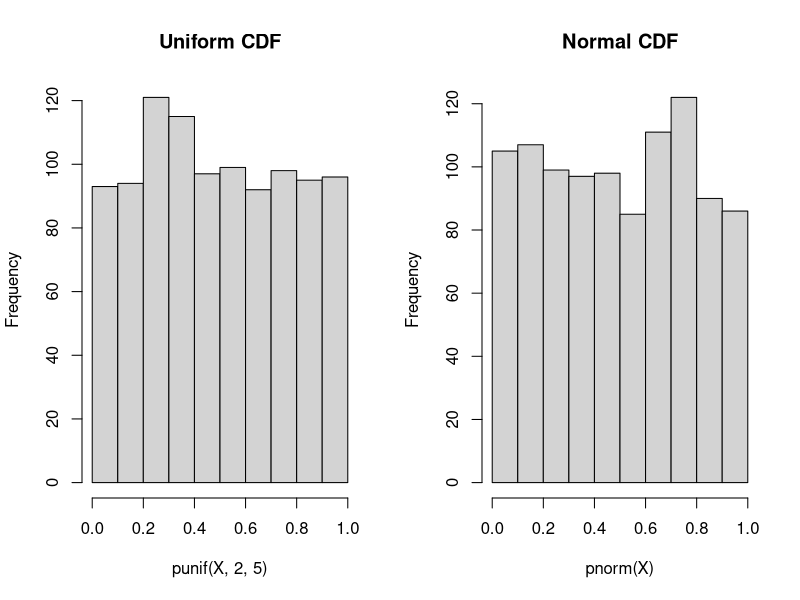
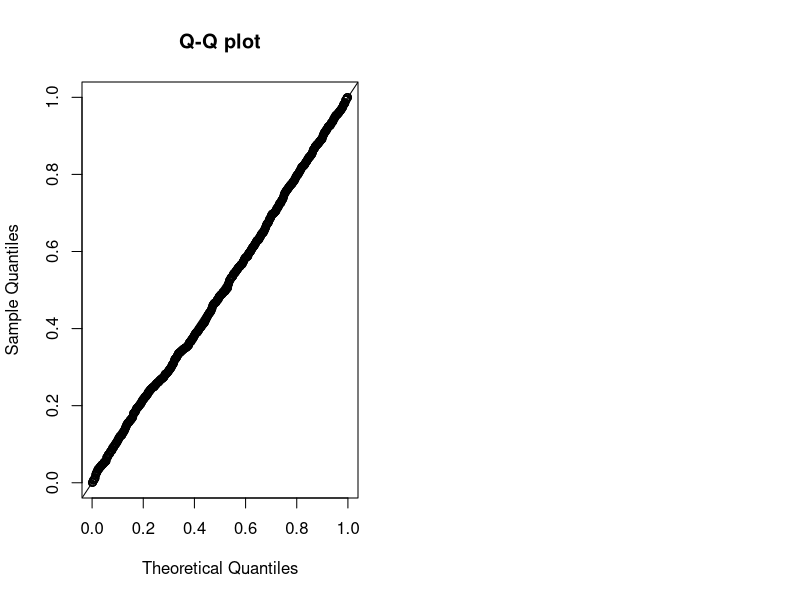
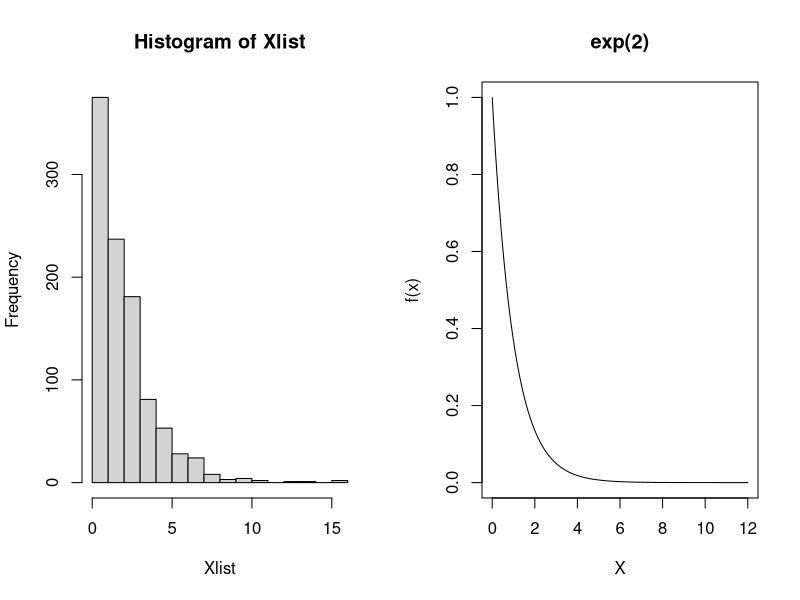
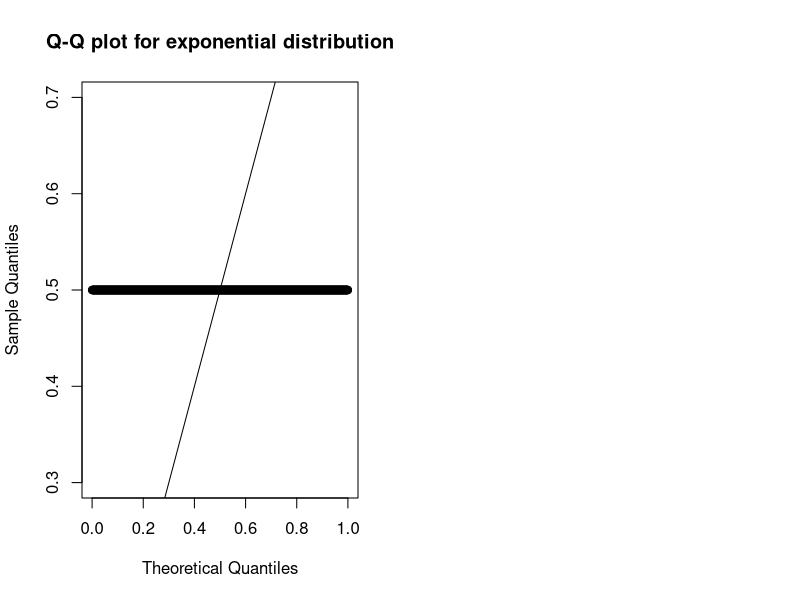
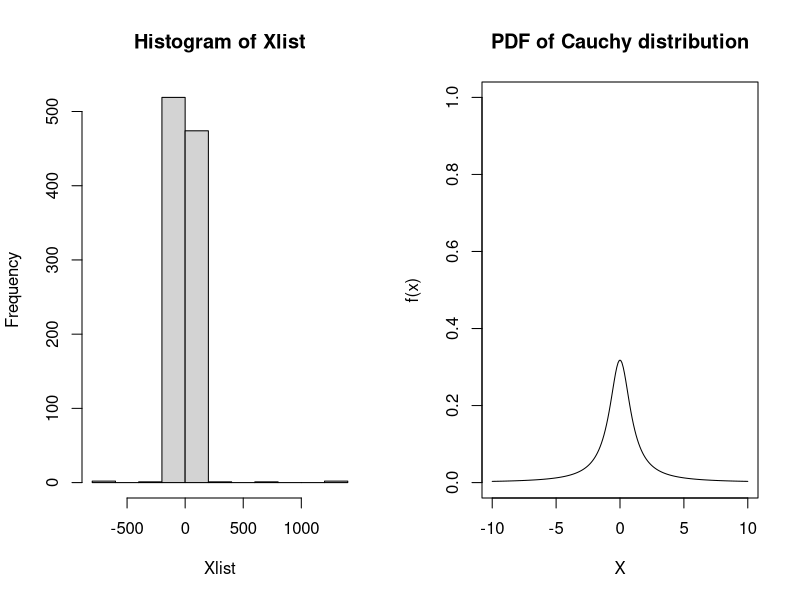
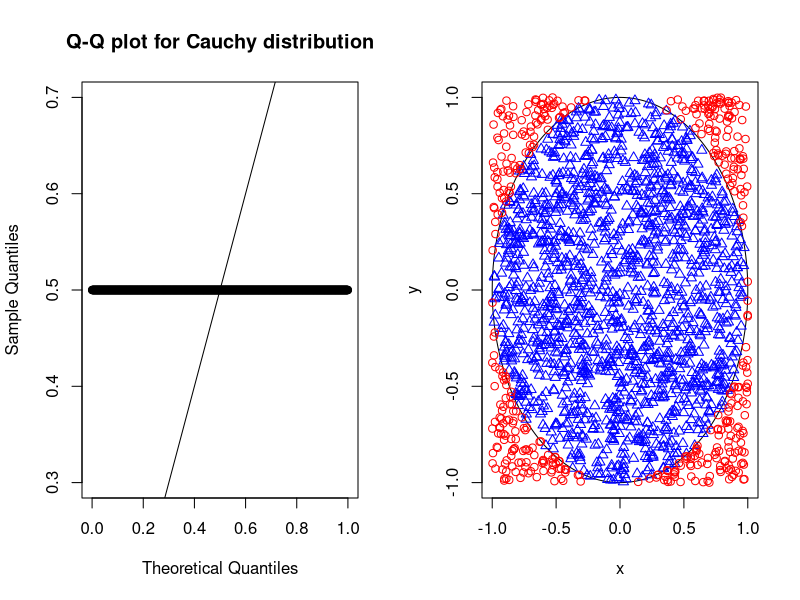
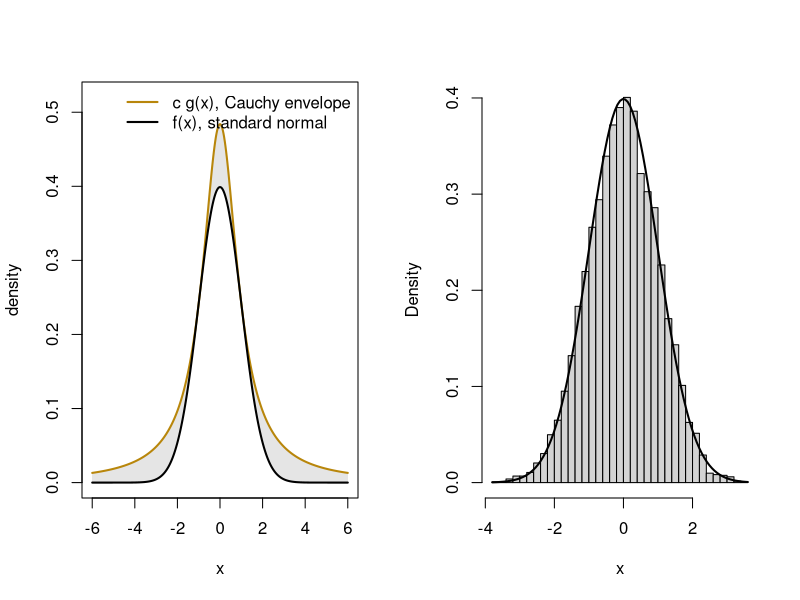
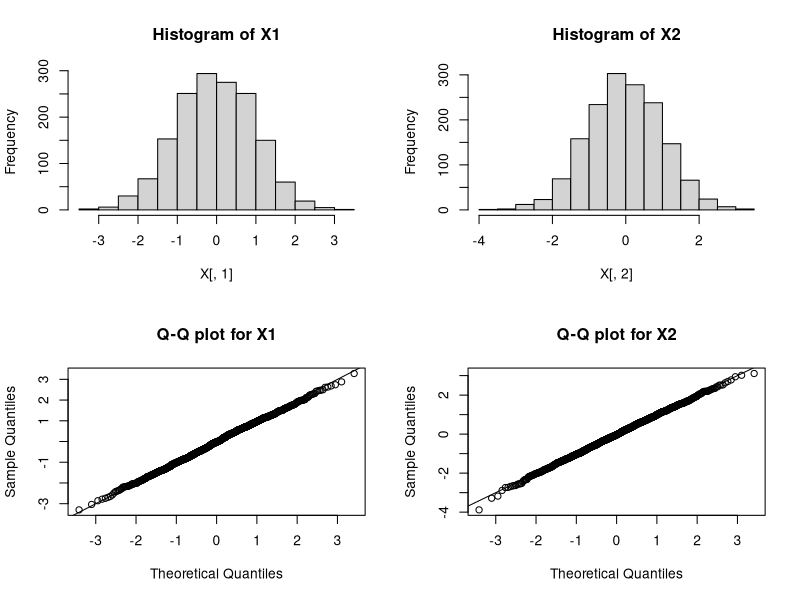

Write the R code that produced these figures, in order.
# STAT:5400 Section 3.1 — Random Number Generators
# Code from the lecture notes; no output, no solutions.

## 2.1 Draw from the uniform distribution

(u <- runif(1))


## 2.2 Set seed

set.seed(5400)
(u <- runif(1))

set.seed(5400)
length(.Random.seed)
head(.Random.seed)


## 2.3 Generate $U \sim \mathrm{Unif}(1, 5)$

# Predict
set.seed(5400)
(u1 <- runif(1, 1, 5))

# Predict
set.seed(5400)
(u2 <- runif(1) * 4 + 1)

# Predict
help(runif)


## 2.5 Generating many uniforms

set.seed(5400)
(ulist <- runif(5, 1, 5))

set.seed(5400)
ulist <- rep(NA, 5)
for (i in seq(5)) {
  ulist[i] <- runif(1, 1, 5)
}
ulist


## 2.7 Mean and variance of uniform distribution

set.seed(5400)
# generate U1, U2, ..., U100
ulist <- runif(100, 0, 1)

# population mean is 1/2
mean(ulist)

# population variance is 1/12 = 0.0833
var(ulist)


## 2.10 Checking the probability integral transform

par(mfrow = c(1, 2))
X <- runif(1000, 2, 5)
hist(punif(X, 2, 5), main = "Uniform CDF")
X <- rnorm(1000)
hist(pnorm(X), main = "Normal CDF")


## 2.12 Q-Q plot (quantile-quantile plot)

set.seed(5400)
ulist <- runif(1000, 0, 1)
plot(qunif(ppoints(1000)), sort(ulist),
  xlab = "Theoretical Quantiles",
  ylab = "Sample Quantiles", main = "Q-Q plot")
abline(0, 1)


## 3.1 Drawing from Bernoulli distribution

# Generate Bern(0.4)
Y <- as.numeric(runif(1) < 0.4)
Y

set.seed(5400)
# Generate Y1, ..., Y100 ~ Bern(0.4)
Ylist <- as.numeric(runif(100) < 0.4)

# population mean is 0.4
mean(Ylist)

# population variance is 0.4 * 0.6 = 0.24
var(Ylist)


## 3.2 Drawing from Binomial distribution

set.seed(5400)
# Generate X ~ Bin(100, 0.4)
X <- sum(runif(100) < 0.4)
X

rbinom(1, 100, 0.4)
# rbinom(n, size, prob).
# n is the number of observations.
# size is the number of trials.


## 4.2 Drawing from exponential distribution

set.seed(5400)
# Generate X1, ..., X1000 ~ exp(2)
Ulist <- runif(1000, 0, 1)
Xlist <- -2 * log(Ulist)
Xlist[1:3]

mean(Xlist)
var(Xlist)


## 4.3 Histogram against the density

# By hand
par(mfrow = c(1, 2))
hist(Xlist)
xs <- seq(0.001, 12, len = 200)
plot(xs, dexp(xs, rate = 1),        # <- change this line
  type = "l", ylim = c(0, 1),
  xlab = "X", main = "exp(2)", ylab = "f(x)")


## 4.4 Q-Q plot for the exponential

# By hand
probs <- ppoints(1000)
plot(probs, rep(0.5, 1000),         # <- change this line
  xlab = "Theoretical Quantiles", ylab = "Sample Quantiles",
  main = "Q-Q plot for exponential distribution")
abline(0, 1)


## 4.5 The `rexp` function in R

set.seed(5400)
Xlist <- rexp(1000, rate = 1/2)
Xlist[1:3]

mean(Xlist)
var(Xlist)

# Predict
set.seed(5400)
head(-2 * log(runif(3)))
set.seed(5400)
head(rexp(3, rate = 1/2))


## 4.6 Drawing from the standard Cauchy distribution

set.seed(5400)
# Generate X1, ..., X1000 ~ Cauchy
Ulist <- runif(1000, 0, 1)
Xlist <- tan(pi * (Ulist - 0.5))

par(mfrow = c(1, 2))
hist(Xlist)
xs <- seq(-10, 10, len = 200)
plot(xs, dcauchy(xs), type = "l", ylim = c(0, 1),
  xlab = "X", main = "PDF of Cauchy distribution", ylab = "f(x)")

# By hand
probs <- ppoints(1000)
plot(probs, rep(0.5, 1000),         # <- change this line
  xlab = "Theoretical Quantiles",
  ylab = "Sample Quantiles",
  main = "Q-Q plot for Cauchy distribution")
abline(0, 1)


## 4.7 Cauchy and $t$

set.seed(5400)
mean(rcauchy(10000))
mean(rcauchy(10000))
mean(rcauchy(10000))


## 4.8 Sampling the next word

words <- c("reject", "accept", "retain")
p <- c(0.665, 0.245, 0.090)

set.seed(5400)
u <- runif(1)
words[findInterval(u, cumsum(p)) + 1]   # one uniform, one word

# 10,000 draws: the frequencies match p
u <- runif(10000)
table(words[findInterval(u, cumsum(p)) + 1]) / 10000


## 5.2 Accept/reject sampling (cont'd)

set.seed(5400)
n <- 2000    # total samples
# Each row is a pair of V1 and V2. n rows in total.
dat <- matrix(runif(n * 2, -1, 1), n, 2)
# Accept if V_1^2 + V_2^2 <= 1.
accept <- (dat[, 1]^2 + dat[, 2]^2) <= 1

mean(accept)   # which is about pi/4
pi / 4

# Accepted pairs of V1 and V2
V <- dat[accept, ]
# Rejected pairs of V1 and V2
V_out <- dat[!accept, ]

# draw a circle
theta <- seq(0, 2 * pi, len = 1000)
plot(cbind(sin(theta), cos(theta)),
  type = "l", xlab = "x", ylab = "y")
points(V, pch = 2, col = "blue")      # Accepted pairs
points(V_out, pch = 1, col = "red")   # Rejected pairs

c_bound <- optimize(function(x) dnorm(x) / dcauchy(x),
                    c(-3, 3), maximum = TRUE)$objective
c_bound

xs <- seq(-6, 6, length = 400)
plot(xs, c_bound * dcauchy(xs), type = "n",
  xlab = "x", ylab = "density", ylim = c(0, 0.52))
polygon(c(xs, rev(xs)),
  c(c_bound * dcauchy(xs), rev(dnorm(xs))),
  col = "gray90", border = NA)          # rejected
lines(xs, c_bound * dcauchy(xs), lwd = 2, col = "#b8860b")
lines(xs, dnorm(xs), lwd = 2)
legend("topright", bty = "n", lwd = 2,
  col = c("#b8860b", "black"),
  legend = c("c g(x), Cauchy envelope", "f(x), standard normal"))

set.seed(5400)
n <- 1e4
Y <- rcauchy(n)
U <- runif(n)
keep <- U <= dnorm(Y) / (c_bound * dcauchy(Y))

mean(keep)      # close to 1 / c_bound
1 / c_bound

X <- Y[keep]
hist(X, breaks = 40, freq = FALSE, main = "", xlab = "x")
curve(dnorm(x), add = TRUE, lwd = 2)


## 6.2 Polar method for the standard normal

# an OK code
Rsq <- V[, 1]^2 + V[, 2]^2
m <- sqrt(-(2 * log(Rsq)) / (Rsq))
X <- m * V

# a better code
Rsq <- V[, 1]^2 + V[, 2]^2
ok <- Rsq > 0               # drop a pair that is exactly (0, 0)
m <- sqrt(-(2 * log(Rsq[ok])) / Rsq[ok])
X <- m * V[ok, ]


## 6.3 Checking the normals

par(mfrow = c(2, 2))
# histograms
hist(X[, 1], main = "Histogram of X1")
hist(X[, 2], main = "Histogram of X2")
# Q-Q plots
probs <- ppoints(NROW(X))
plot(qnorm(probs), sort(X[, 1]),
  xlab = "Theoretical Quantiles",
  ylab = "Sample Quantiles", main = "Q-Q plot for X1")
abline(0, 1)
plot(qnorm(probs), sort(X[, 2]),
  xlab = "Theoretical Quantiles",
  ylab = "Sample Quantiles", main = "Q-Q plot for X2")
abline(0, 1)


## 6.4 Q-Q plot for $\mathrm{N}(\mu, \sigma^2)$

newX <- X[, 1] * 2 + 4
dat_quant <- sort(newX)
thr_quant <- qnorm(ppoints(length(newX)))
plot(thr_quant, dat_quant,
  xlab = "Theoretical Quantiles",
  ylab = "Sample Quantiles",
  main = "Q-Q plot for X ~ N(4, 4)")
abline(a = 4, b = 2) # a = intercept; b = slope


## 6.5 `qqnorm` and `qqline`

qqnorm(newX)
qqline(newX)


## 6.6 What R actually uses

set.seed(5400)
qnorm(runif(1))

set.seed(5400)
rnorm(1)


## 6.7 Standard Cauchy, again

Y <- V[, 1] / V[, 2]
summary(Y)


## 6.8 $\chi_v^2$ distribution

set.seed(5400)
Zlist <- rnorm(10)
Y <- sum(Zlist^2)
Y


## 6.9 Student's $t$ distribution

curve(dnorm(x, 0, 1), xlim = c(-3, 3),
  main = "Normal and t",
  xlab = "X", ylab = "f(x)", lwd = 3, lty = 1)
curve(dt(x, 1), xlim = c(-3, 3), add = TRUE, lty = 2, col = "red")
curve(dt(x, 2), xlim = c(-3, 3), add = TRUE, lty = 3, col = "blue")
curve(dt(x, 5), xlim = c(-3, 3), add = TRUE, lty = 4, col = "green")
abline(h = 0)
legend("topright",
  c("normal", "t(1)", "t(2)", "t(5)"),
  lty = 1:4,
  col = c("black", "red", "blue", "green"))


## 7.4 Generate one copy from $\mathrm{N}_p(\boldsymbol{\mu}, \boldsymbol{\Sigma})$

set.seed(5400)
# sample size and dimension
n <- 1000
p <- 5
# var-covariance matrix
Sigma <- matrix(0.5, p, p)
diag(Sigma) <- 1
mu <- seq(p)   # mean vector

# eigen-decomposition
eig <- eigen(Sigma)
Sigma.sqrt <- eig$vectors %*%
  tcrossprod(diag(sqrt(eig$values)), eig$vectors)

Z <- rnorm(p)
X <- mu + Sigma.sqrt %*% Z
X


## 7.5 Generate multiple copies from $\mathrm{N}_p(\boldsymbol{\mu}, \boldsymbol{\Sigma})$

set.seed(5400)
# each row of Z is from N(0, 1)
Z <- matrix(rnorm(n * p), n, p)
# each row of X is from N(mu, Sigma)
X <- tcrossprod(rep(1, n), mu) + Z %*% Sigma.sqrt

(Xbar <- colMeans(X))

(S <- cov(X))


## 7.6 `mvtnorm` in R and `multivariate_normal` in Python

set.seed(5400)
Z <- rnorm(p)
X <- mu + Sigma.sqrt %*% Z
X[1:2]

set.seed(5400)
library(mvtnorm)
X <- rmvnorm(n = 1, mean = mu, sigma = Sigma)
X[1:2]
